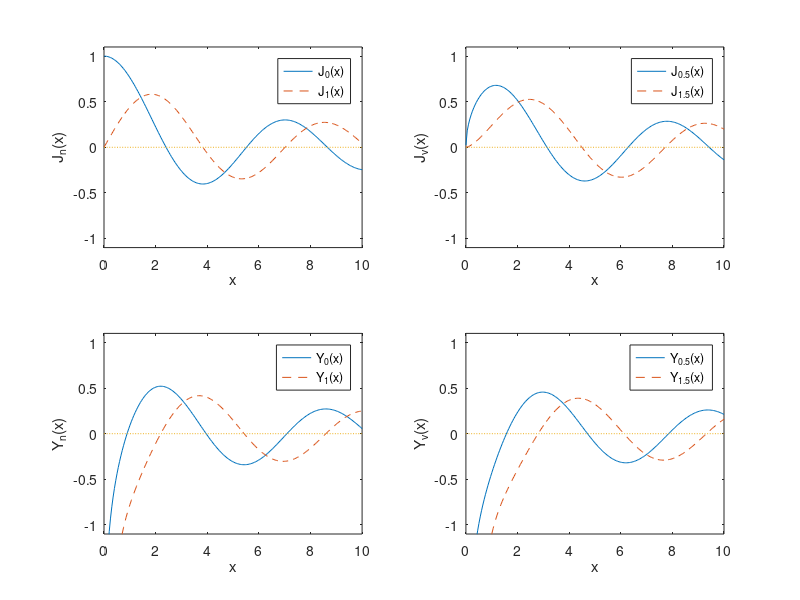

Source code (MATLAB): (Note: this script raises an error after producing the figure.)
xmin = 1e-3;
xmax = 10;
resolution = 200;
x = linspace(xmin,xmax,resolution);
y_zero = 0*x;
 
% First, compute the Bessel functions.
% Bessel functions of the first kind
J_0 = besselj(0,x);
J_1 = besselj(1,x);
J_0x5 = besselj(0.5,x);
J_1x5 = besselj(1.5,x);
% Bessel functions of the second kind
Y_0 = bessely(0,x);
Y_1 = bessely(1,x);
Y_0x5 = bessely(0.5,x);
Y_1x5 = bessely(1.5,x);

figure;
% set common axis limits
xplot_min = 0;
xplot_max = xmax;
yplot_min = -1.1;
yplot_max = +1.1;
 
% Bessel functions of the first kind
% integer orders
subplot(2,2,1);
plot(x,J_0);
hold on;
plot(x,J_1,'--');
plot(x,y_zero,':');
legend('J_0(x)', 'J_1(x)');
xlabel('x');
ylabel('J_n(x)');
axis([xplot_min xplot_max yplot_min yplot_max]);
% non-integer orders
subplot(2,2,2);
plot(x,J_0x5);
hold on;
plot(x,J_1x5,'--');
plot(x,y_zero,':');
legend('J_{0.5}(x)','J_{1.5}(x)');
xlabel('x');
ylabel('J_\nu(x)');
axis([xplot_min xplot_max yplot_min yplot_max]);

% integer orders
subplot(2,2,3);
plot(x,Y_0);
hold on;
plot(x,Y_1,'--');
plot(x,y_zero,':');
legend('Y_0(x)', 'Y_1(x)');
xlabel('x');
ylabel('Y_n(x)');
axis([xplot_min xplot_max yplot_min yplot_max]);
% non-integer orders
subplot(2,2,4);
plot(x,Y_0x5);
hold on;
plot(x,Y_1x5,'--');
plot(x,y_zero,':');
legend('Y_{0.5}(x)','Y_{1.5}(x)');
xlabel('x');
ylabel('Y_\nu(x)');
axis([xplot_min xplot_max yplot_min yplot_max]);
 
gtext('Bessel functions of the first and second kinds');

